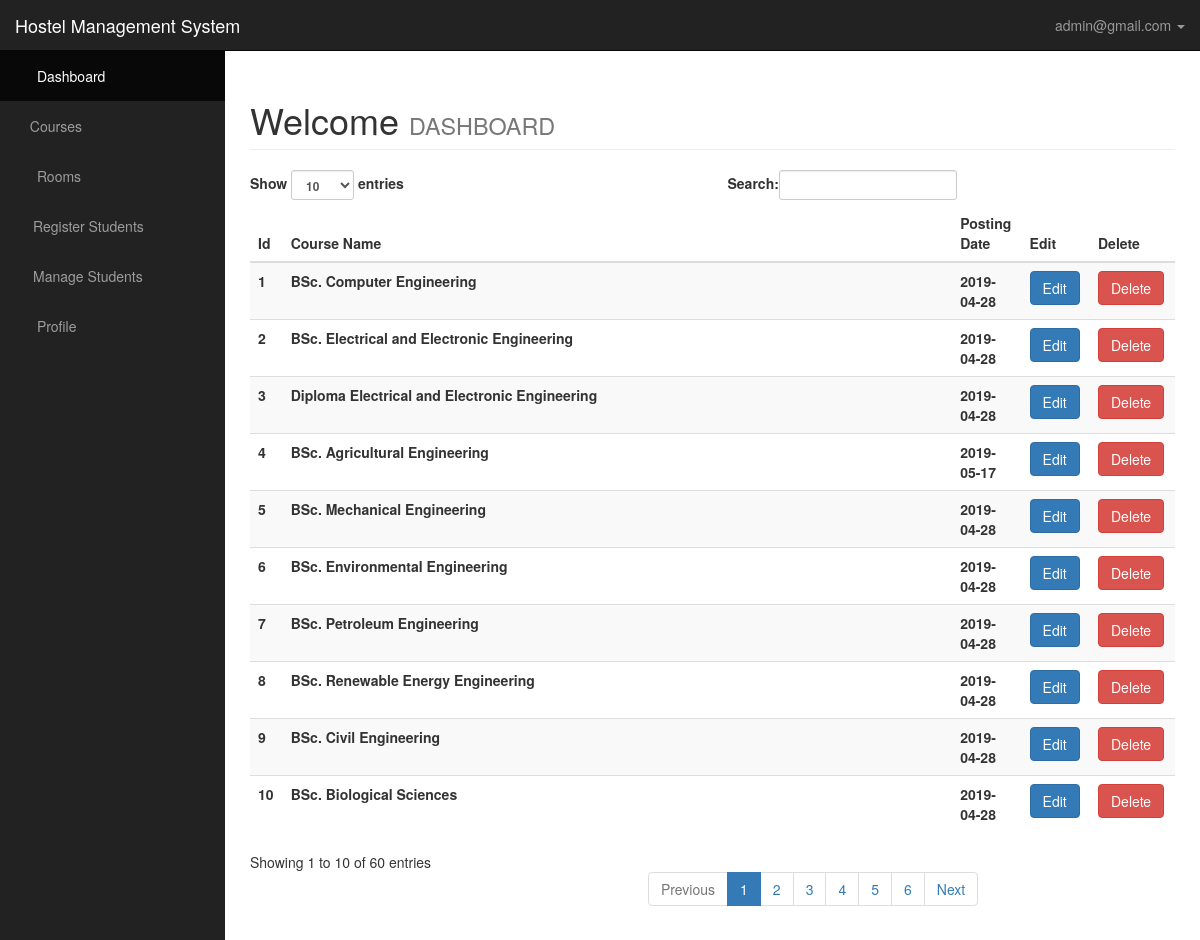
Screenshot of /admin/administrator/courses_cat.php (signed in) with the database file from the repository.
### tables this page shows
CREATE TABLE `program` (
  `program_id` int(40) NOT NULL,
  `program` varchar(200) NOT NULL,
  `posting_date` date NOT NULL
);

### admin/includes/view_courses.php (the view, shortened to what this page needs)
<table class="table table-striped table-inverse table-responsive" id="table">
    <thead class="thead-inverse">
        <tr>
            <th>Id</th>
            <th>Course Name</th>
            <th>Posting Date</th>
            <th>Edit</th>
            <th>Delete</th>
        </tr>
        </thead>
        <tbody>
            <tr>
<?php
    global $connection;
    $query = "SELECT * FROM program";
    $result = mysqli_query($connection,$query);
    while($row = mysqli_fetch_assoc($result)){
        $id = $row['program_id'];
        $program = $row['program'];
        $posting_date = $row['posting_date'];
       ?> <th><?php echo $id ;?></th>
        <th><?php echo $program ;?></th>
        <th><?php echo $posting_date ;?></th>
        <?php echo"<th><a href='courses_cat.php?source=edit_courses&course_id={$id}'><button type='submit' class='btn btn-primary'>Edit</button></a>";?></th>
        <th><?php echo "<a onClick=\"javascript: return confirm('Do you wish to delete it.') \" href='courses_cat.php?delete={$id}'><button type='button' class='btn btn-danger'>Delete</button></a>";?></th>
        </tr><?php
    }
?>
        </tbody>
</table>

### admin/css/sb-admin.css (style rules this page uses)
body { margin-top: 100px; background-color: #222; }
@media (min-width:768px) { body { margin-top: 50px; } }

### rows the page displays
program: program_id "1", program "BSc. Computer Engineering", posting_date "2019-04-28"
program: program_id "2", program "BSc. Electrical and Electronic Engineering", posting_date "2019-04-28"
program: program_id "3", program "Diploma Electrical and Electronic Engineering", posting_date "2019-04-28"
program: program_id "4", program "BSc. Agricultural Engineering", posting_date "2019-05-17"
program: program_id "5", program "BSc. Mechanical Engineering", posting_date "2019-04-28"
program: program_id "6", program "BSc. Environmental Engineering", posting_date "2019-04-28"
program: program_id "7", program "BSc. Petroleum Engineering", posting_date "2019-04-28"
program: program_id "8", program "BSc. Renewable Energy Engineering", posting_date "2019-04-28"
program: program_id "9", program "BSc. Civil Engineering", posting_date "2019-04-28"
program: program_id "10", program "BSc. Biological Sciences", posting_date "2019-04-28"

### other values shown
$_SESSION['username'] "admin@gmail.com"
